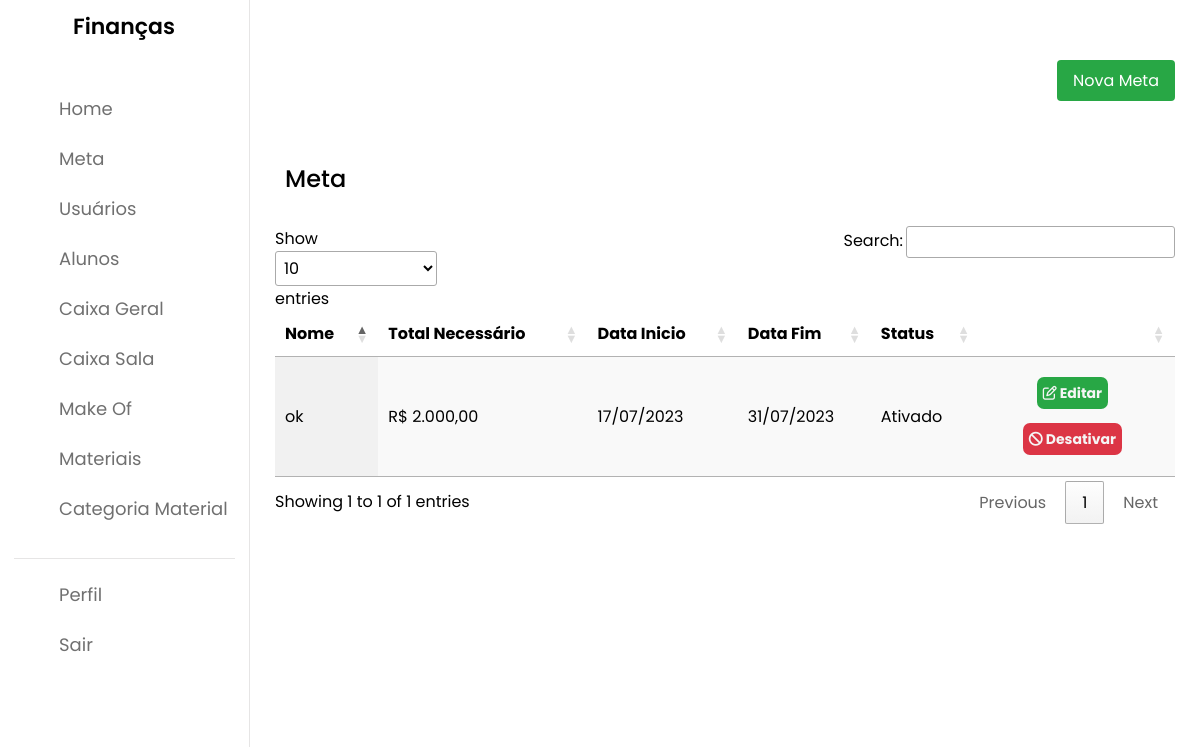
Page /resources/views/admin/meta/index.php (signed in) on the committed database.
### tables this page shows
CREATE TABLE meta (
  id INT PRIMARY KEY AUTO_INCREMENT,
  nome VARCHAR(50) NOT NULL,
  descricao TEXT,
  data_inicio DATE,
  data_fim DATE,
  total_necessario DECIMAL(10, 2),
  status INT(1) NOT NULL DEFAULT 0
);

### config.php (called while the page is built, shortened)
<?php
function autocarregamento($class_name) {
  $path = __DIR__ . '//models//' . $class_name . '.php';
}

### models/Meta.php (called while the page is built, shortened)
<?php
class Meta
{
  private $mysqli;
  private $tabela = 'meta';
  public function __construct(mysqli $mysqli)
  {
    $this->mysqli = $mysqli;
  }
  public function buscarTodos()
  {
    $stmt = $this->mysqli->query("
      SELECT *
      FROM " . $this->tabela
    );
    $metas = [];
    while ($meta = $stmt->fetch_assoc()) {
      $metas[] = $meta;
    }
    return $metas;
  }
}

### utils/Money.php (called while the page is built)
<?php
class Money {
    public static function format($value)
    {
        return 'R$ ' . number_format($value, 2, ',', '.');
    }
}

### resources/views/admin/meta/index.php (the view, shortened to what this page needs)
<?php
require dirname(dirname(dirname(dirname(__DIR__)))) . '/config.php';
$metas = new Meta($mysqli);
$metas = $metas->buscarTodos();
?>
<link rel="stylesheet" href="https://cdnjs.cloudflare.com/ajax/libs/font-awesome/6.4.0/css/all.min.css"
 />
<link rel="stylesheet" href="https://cdn.datatables.net/1.13.4/css/jquery.dataTables.css" />
<body>
  <section class="dashboard">
      <div class="top"> <i class="uil uil-bars sidebar-toggle"></i> </div>
      <div class="dash-content">
        <div style="text-align: right;">
          <a href="<?php echo $_ENV['ROUTE'] ?>admin.meta.create" class="button-link btn-edit">
            Nova Meta
          </a>
        </div>
        <div class="title">
            <span class="text">Meta</span>
        </div>
        <?php if (isset($metas) && !empty($metas)) { ?>
        <table id="myTable" class="display" style="width:950px;">
            <thead>
                <tr>
                    <th>Nome</th>
                    <th>Total Necessário</th>
                    <th>Data Inicio</th>
                    <th>Data Fim</th>
                    <th>Status</th>
                    <th></th>
                </tr>
            </thead>
            <tbody>
                <?php foreach ($metas as $meta): ?>
                <tr>
                    <td>
                        <?php echo $meta['nome']; ?>
                    </td>
                    <td>
                        <?php echo Money::format($meta['total_necessario']); ?>
                    </td>
                    <td>
                        <?= date('d/m/Y', strtotime($meta['data_inicio'])); ?>
                    </td>
                    <td>
                        <?= date('d/m/Y', strtotime($meta['data_fim'])); ?>
                    </td>
                    <td>
                      <?= ($meta['status'] == 1)? 'Ativado' : 'Desativado'; ?>
                    </td>
                   <th style="padding: 26px;">
                      <a href="<?= $_ENV['URL_CONTROLLERS']; ?>/Meta/EditController.php?id=<?= $meta['id']; ?>" class="icon-link edit">
                        <i class="fa-regular fa-pen-to-square"></i> Editar
                      </a>
                      <br><br>
                      <?php if ($meta['status'] == 1): ?>
                        <a href="<?= $_ENV['URL_CONTROLLERS']; ?>/Meta/AlterarStatusController.php?id=<?= $meta['id']; ?>&acao=desativar" class="icon-link delete" onclick="return confirm('Deseja desativar a meta?');">
                          <i class="fa-solid fa-ban"></i> Desativar
                        </a>
                      <?php endif; ?>
                    </th>
                </tr>
                <?php endforeach; ?>
            </tbody>
        </table>
        <?php } else { ?>
        <h3>Sem metas</h3>
        <?php } ?>
      </div>
  </section>
</body>

### resources/css/admin/financas.css (style rules this page uses)
* { margin: 0; padding: 0; box-sizing: border-box; font-family: 'Poppins', sans-serif; }
body { min-height: 100vh; background-color: var(--primary-color); }
td { word-wrap: break-word!important; }
.icon-link { font-size: 14px; background-color: #007bff; text-decoration: none; margin-right: 10px; color: whitesmoke; padding: 6px; border-radius: 7px; width: 100px; }
.icon-link.edit { background-color: #28a745!important; }
.icon-link.delete { background-color: #dc3545!important; }
.btn-edit { background-color: #28a745!important; }
.dashboard { display: flex; flex-direction: column; align-items: center; position: relative; left: 250px; background-color: var(--panel-color); min-height: 100vh; width: calc(100% - 250px); padding: 10px 14px; transition: var(--tran-05); }
.title { margin-bottom: 20px; text-align: center; }
.title .text { font-size: 24px; font-weight: bold; color: #333; }
table { width: 900px; max-width: 900px; }
td { word-break: break-word!important; }
.dashboard .top { position: fixed; top: 0; left: 250px; display: flex; width: calc(100% - 250px); justify-content: space-between; align-items: center; padding: 10px 14px; background-color: var(--panel-color); transition: var(--tran-05); z-index: 10; }
.dashboard .dash-content { max-width: 900px; width: 100%; padding-top: 50px; }
.dash-content .title { display: flex; align-items: center; margin: 60px 0 30px 0; }
.dash-content .title .text { font-size: 24px; font-weight: 500; color: var(--text-color); margin-left: 10px; }
.button-link { display: inline-block; padding: 8px 16px; background-color: #007bff; color: #fff; text-decoration: none; border-radius: 4px; transition: background-color 0.3s ease; }

### rows in the picture
meta: nome "ok", total_necessario "R$ 2.000,00", data_inicio "17/07/2023", data_fim "31/07/2023", status "Ativado"
